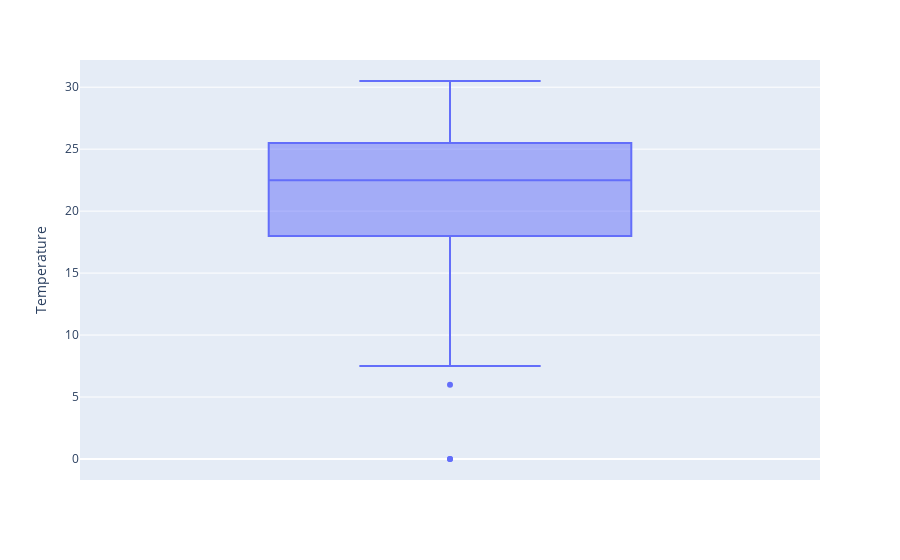

Notebook source saved alongside this figure:
### Markdown cell above
#### Plotando um boxplot para essa variável:

### Code cell
box_plot_temperatura = px.box(df_water_quality_imputed, y="Temperature")
box_plot_temperatura.show()

### Figure 1 — Plotly figure (JSON) as saved in the notebook; plotly's stock layout.template omitted (floating-point values rounded to 4 significant figures; data arrays with more than 128 entries replaced by an {"elided": "..."} marker saying what was removed)
{"data": [{"alignmentgroup": "True", "hovertemplate": "Temperature=%{y}<extra></extra>", "legendgroup": "", "marker": {"color": "#636efa"}, "name": "", "notched": false, "offsetgroup": "", "orientation": "v", "showlegend": false, "type": "box", "x0": " ", "xaxis": "x", "y": {"elided": "295 float values"}, "y0": " ", "yaxis": "y"}], "layout": {"boxmode": "group", "legend": {"tracegroupgap": 0}, "margin": {"t": 60}, "xaxis": {"anchor": "y", "domain": [0, 1]}, "yaxis": {"anchor": "x", "domain": [0, 1], "title": {"text": "Temperature"}}}}
